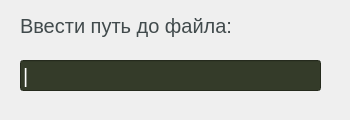
<?xml version="1.0" encoding="UTF-8"?>
<ui version="4.0">
 <class>InputWay</class>
 <widget class="QWidget" name="InputWay">
  <property name="geometry">
   <rect>
    <x>0</x>
    <y>0</y>
    <width>350</width>
    <height>120</height>
   </rect>
  </property>
  <property name="minimumSize">
   <size>
    <width>350</width>
    <height>120</height>
   </size>
  </property>
  <property name="windowTitle">
   <string>Form</string>
  </property>
  <widget class="QLabel" name="enter_way">
   <property name="geometry">
    <rect>
     <x>20</x>
     <y>10</y>
     <width>411</width>
     <height>31</height>
    </rect>
   </property>
   <property name="styleSheet">
    <string notr="true">QLabel{
	font-size: 20px;
	color: rgb(65, 74, 76);
}</string>
   </property>
   <property name="text">
    <string>Ввести путь до файла:</string>
   </property>
  </widget>
  <widget class="QLineEdit" name="input_way">
   <property name="geometry">
    <rect>
     <x>20</x>
     <y>60</y>
     <width>301</width>
     <height>31</height>
    </rect>
   </property>
   <property name="styleSheet">
    <string notr="true">QLineEdit{
	background-color: rgb(52, 59, 41);
	color: rgb(255, 255, 255);
	font-size: 20px;
}</string>
   </property>
   <property name="text">
    <string>|</string>
   </property>
  </widget>
 </widget>
 <resources/>
 <connections/>
</ui>
